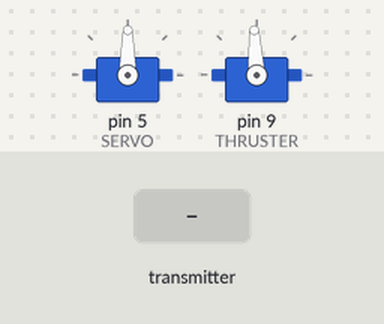
The sketch below on a simulated Arduino Uno, built with avr-gcc and run on an emulated ATmega328P. Shown: 2 × servo. The test bench sets the inputs (shaded band). No radio packets arrive unless stated.

Above: at 6.2 s.
6.3 s: the transmitter starts sending x = 0
At 6.6 s:
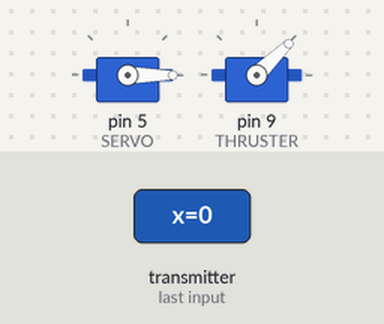
7.8 s: the transmitter starts sending y = 256
At 9.0 s:
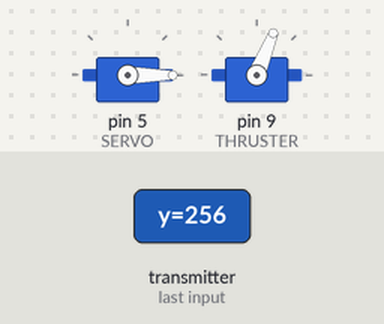
9.3 s: the transmitter starts sending x = 256
At 10.3 s:
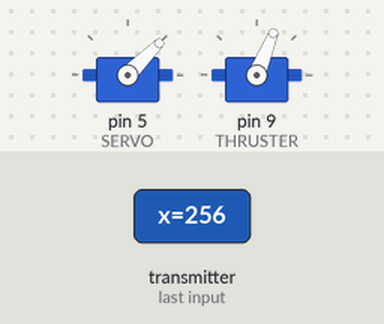
10.8 s: the transmitter starts sending y = 0
At 11.4 s:
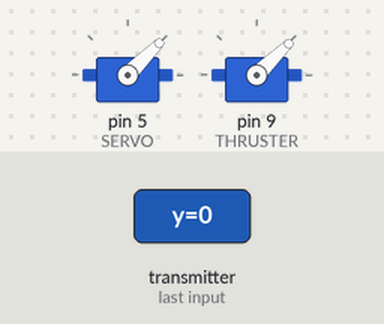
12.3 s: the transmitter starts sending x = 512
At 12.7 s:
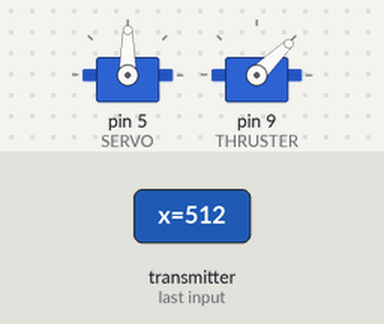
13.8 s: the transmitter starts sending y = 1023
At 15.1 s:
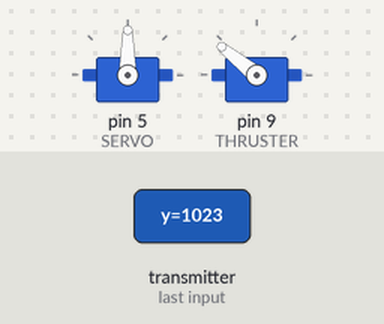
Timing chart, 0 to 16.3 s (numbered marks = the images above; inputs shaded):
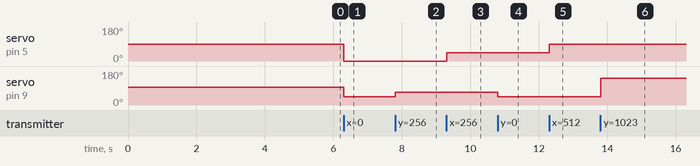

The sketch:

boat.ino
```cpp
#include <SPI.h>
#include <RF24.h>
#include <nRF24L01.h>
#include <Servo.h>

#define SERVO 5
#define THRUSTER 9

RF24 radio(7, 8);
Servo myServo;
Servo ESC;

const byte addr[6] = "00001";

struct Data {
  int x;
  int y;
};

Data data;

void setup() {
  // put your setup code here, to run once:
  Serial.begin(9600);
  radio.begin();
  radio.openReadingPipe(0, addr);
  radio.setPALevel(RF24_PA_MIN);
  radio.startListening();

  myServo.attach(SERVO);
  ESC.attach(THRUSTER);
  ESC.writeMicroseconds(1500);

  delay(5000);
}

void loop() {
  // put your main code here, to run repeatedly:
  if (radio.available()) {
    radio.read(&data, sizeof(data));
    myServo.write(map(data.x, 0, 1024, 0, 180));
    ESC.writeMicroseconds(map(data.y, 0, 1024, 1000, 2000));
  }
  delay(15);
}
```

Measured:
- after the input at 6.3 s, servo on pin 5 (SERVO): 90° → 0° at once; servo on pin 9 (THRUSTER): 93° → 44° at once
- after the input at 7.8 s, servo on pin 9 (THRUSTER): 44° → 68° at once
- after the input at 9.3 s, servo on pin 5 (SERVO): 0° → 45° at once
- after the input at 10.8 s, servo on pin 9 (THRUSTER): 68° → 44° at once
- after the input at 12.3 s, servo on pin 5 (SERVO): 45° → 90° at once
- after the input at 13.8 s, servo on pin 9 (THRUSTER): 44° → 141° at once
